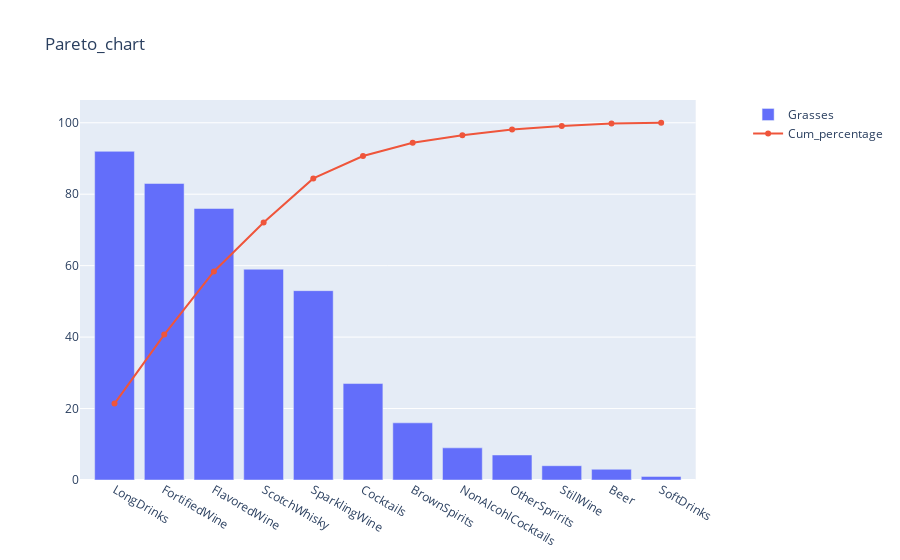

Write notebook code for a chart like this one.
### Code cell
# Beverages
fig_pareto.add_trace(go.Bar(x=df.index,
                     y=df['grasses'],
                     name="Grasses"),
              row=1, col=1)

fig_pareto.add_trace(go.Line(x=df.index,
                     y=df['cum_percentage'],
                     name="Cum_percentage"),
              row=1, col=1)

fig_pareto.update_layout(height=500, title_text="Pareto_chart")

### Figure 1 — Plotly figure (JSON) as saved in the notebook; plotly's stock layout.template omitted (floating-point values rounded to 4 significant figures)
{"data": [{"name": "Grasses", "type": "bar", "x": ["LongDrinks", "FortifiedWine", "FlavoredWine", "ScotchWhisky", "SparklingWine", "Cocktails", "BrownSpirits", "NonAlcohlCocktails", "OtherSpririts", "StillWine", "Beer", "SoftDrinks"], "xaxis": "x", "y": [92, 83, 76, 59, 53, 27, 16, 9, 7, 4, 3, 1], "yaxis": "y"}, {"name": "Cum_percentage", "type": "scatter", "x": ["LongDrinks", "FortifiedWine", "FlavoredWine", "ScotchWhisky", "SparklingWine", "Cocktails", "BrownSpirits", "NonAlcohlCocktails", "OtherSpririts", "StillWine", "Beer", "SoftDrinks"], "xaxis": "x", "y": [21.4, 40.7, 58.37, 72.09, 84.42, 90.7, 94.42, 96.51, 98.14, 99.07, 99.77, 100], "yaxis": "y"}], "layout": {"autosize": true, "title": {"text": "Pareto_chart"}, "xaxis": {"anchor": "y", "autorange": true, "domain": [0, 0.94], "range": [-0.7042, 11.7], "type": "category"}, "yaxis": {"anchor": "x", "autorange": true, "domain": [0, 1], "range": [0, 106.6], "type": "linear"}, "yaxis2": {"anchor": "x", "overlaying": "y", "side": "right"}}}
